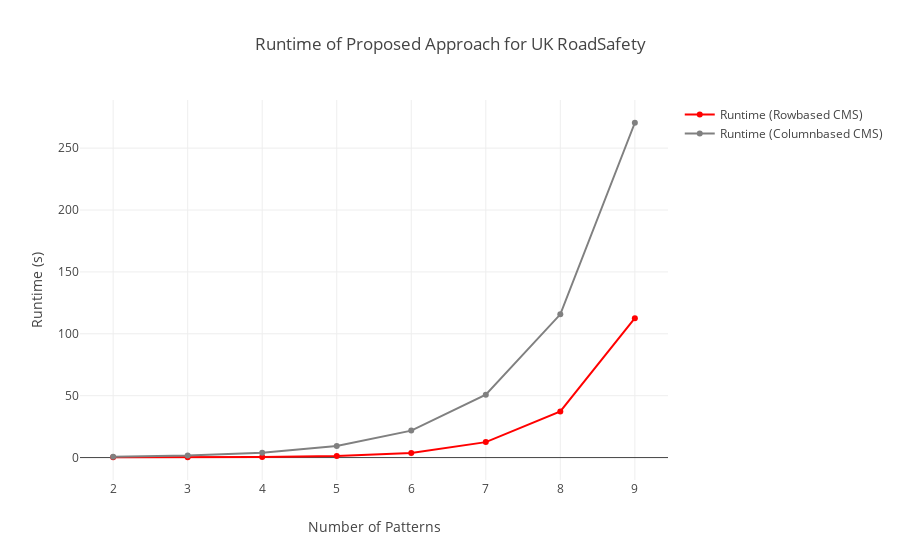

The cell this chart's notebook holds for it:
### Code cell
visualize_pattern_runtime("UK RoadSafety", uk_runtime_dict_rows_pattern, uk_runtime_dict_columns_pattern)

### Figure 1 — Plotly figure (JSON) as saved in the notebook; plotly's stock layout.template omitted (floating-point values rounded to 4 significant figures)
{"data": [{"line": {"color": "red"}, "mode": "lines+markers", "name": "Runtime (Rowbased CMS)", "type": "scatter", "x": [2, 3, 4, 5, 6, 7, 8, 9], "y": [0.2614, 0.3494, 0.5036, 1.178, 3.793, 12.49, 37.24, 112.6]}, {"line": {"color": "grey"}, "mode": "lines+markers", "name": "Runtime (Columnbased CMS)", "type": "scatter", "x": [2, 3, 4, 5, 6, 7, 8, 9], "y": [0.656, 1.611, 3.9, 9.281, 21.78, 50.76, 115.7, 270.5]}], "layout": {"title": {"text": "Runtime of Proposed Approach for UK RoadSafety"}, "xaxis": {"title": {"text": "Number of Patterns"}}, "yaxis": {"title": {"text": "Runtime (s)"}}}}
